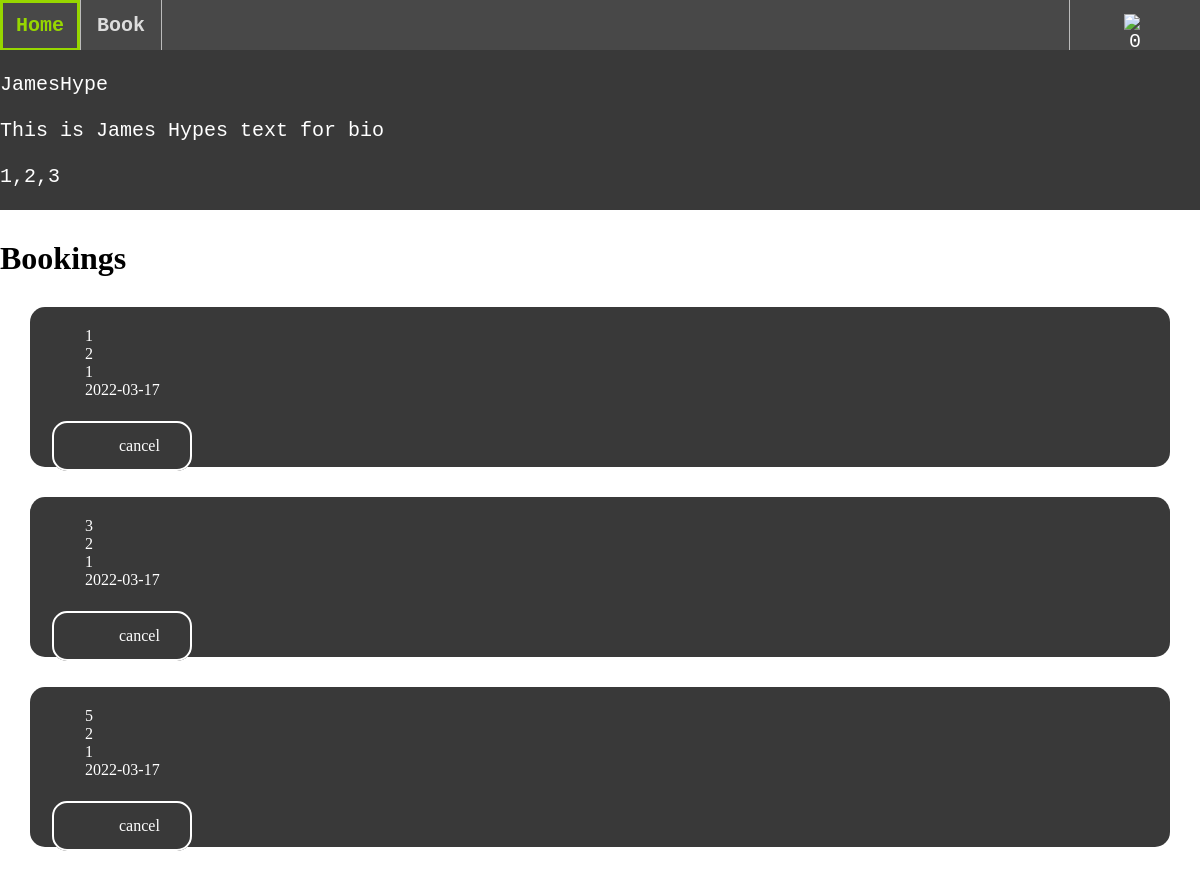
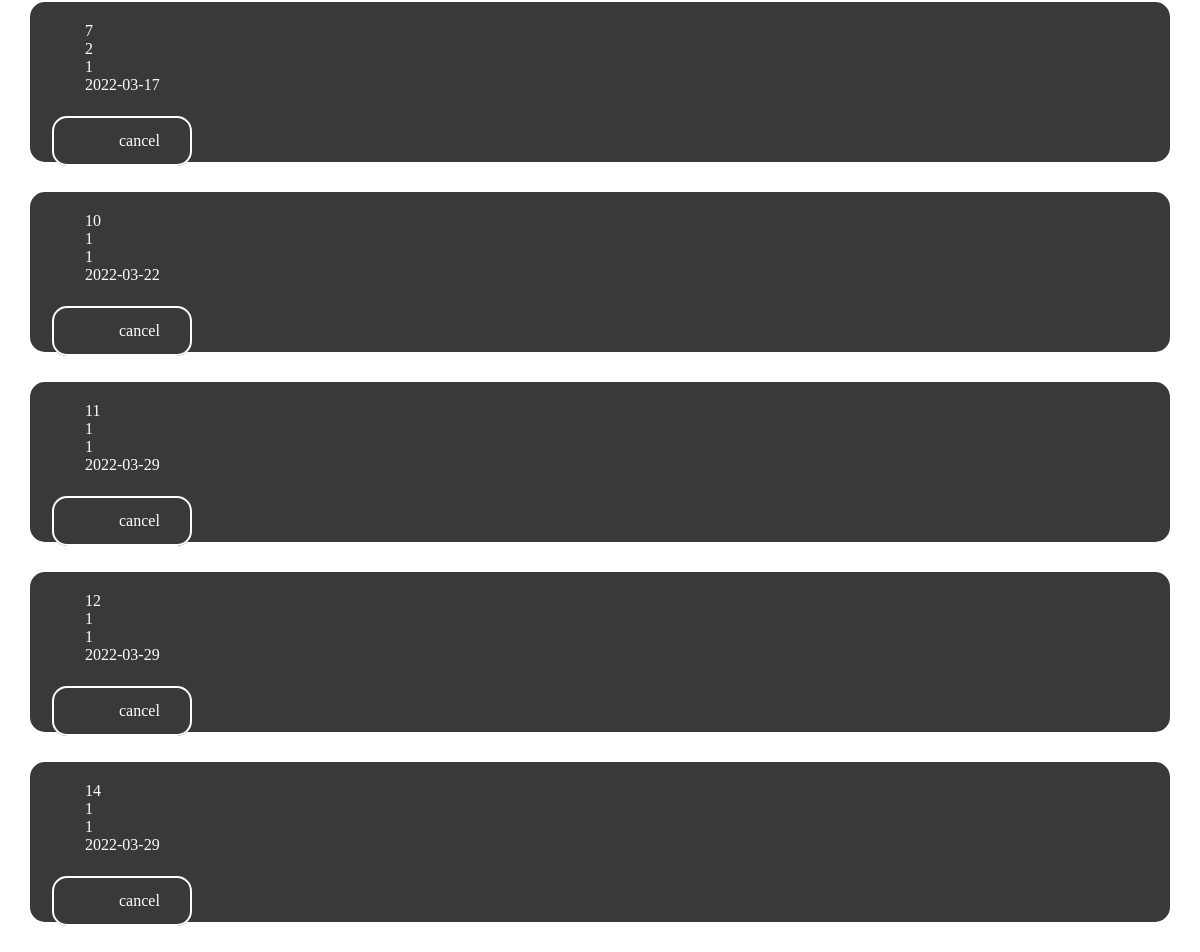
Screenshot of /profile (signed in) with the database file from the repository (2 pictures, top to bottom).
### tables this page shows
CREATE TABLE bookings (
  id INTEGER PRIMARY KEY AUTOINCREMENT,
  booker_id INTEGER NOT NULL,
  dj_id INTEGER NOT NULL,
  created DATE NOT NULL DEFAULT CURRENT_DATE,
  bookedfor DATE NOT NULL DEFAULT CURRENT_DATE,
  FOREIGN KEY (booker_id) REFERENCES users(id)
  FOREIGN KEY (dj_id) REFERENCES djs(id)
);

### app.py (the view)
@app.route('/profile')
def get_profile():
    if  'userinfo' in session:
        bookings = []
        if session['userinfo']['type'] == 'dj': #if user is dj show the bookings that book them
            bookings = db.getDJBookings(session['userinfo']['id'])
        elif (session['userinfo']['type'] == 'customer'): #if customer show the bookings they have made
            bookings = db.getCustomerBookings(session['userinfo']['id'])
        else:
            bookings = db.getAllBookings() #else show all of the bookling make
        return(render_template('profile.html',user = session['userinfo'],loggedIn = True, bookings = bookings))
    else:
        return(render_template('login.html',error=""))

### db.py (called while the page is built)
def get_db():
    db = None
    if not db:
        try:
            db = sqlite3.connect(
                current_app.config['DATABASE'] )
        except Exception as e:
            print(e)
    return db

def getDJBookings(id):
    db = get_db()
    cur = db.cursor()
    cur.execute("SELECT * FROM bookings where dj_id = (?)", [id])
    try: bookings = list(cur.fetchall())
    except: return False
    return bookings

### templates/profile.html
{% extends "layout.html" %}
{% block content %}
<div class="fix-div" id = "djListHeader" >
    <br>
    <div class ="username">{{user.username}}</div>
    <br>
    <div class ="bio">{{user.bio}}</div>
    <br>
    <div class ="genres">{{user.genres}}</div>
</div>
<div class = "wrapper">
    <h1>Bookings </h1>
    {%for booking in bookings %}
    <div class = "djContainer">
        <p>{{booking.0}}</p>
        <p>{{booking.1}}</p>
        <p>{{booking.2}}</p>
        <p>{{booking.3}}</p>
        <br>
        <a class= "button" href = "">cancel</a>
    </div>
    {% endfor %}
</div>
{% endblock %}

### static/css/main.css (style rules this page uses)
* { border: 0; padding: 0; margin: 0; }
#djListHeader { background-color: #393939; color: white; text-decoration: none; font-size: 20px; font-family: 'Courier New', Courier, monospace; text-align: left; }
.djContainer { background-color: #393939; color: white; height:120px; margin: 30px 30px; border-radius: 15px; text-align: left; text-indent: 35px; padding: 20px; }
div a { outline: 2px solid #DCDCDC; outline-offset: -2px; text-decoration: inherit; display: block; color:#DCDCDC; text-align: center; position: relative; padding: 14px 16px; border-radius: 15px; }
.button { color:#ffffff; outline: 2px solid #ffffff; outline-offset: -2px; color:#ffffff ; background-color: #393939; padding: 16px 32px; text-align: center; text-decoration: none; display: inline-block; font-size: 16px; margin: 4px 2px; cursor: pointer; }
.fix-div { position:fixed; z-index: 10; top: 0 ; height:160px; width:100%; margin-top: 50px }
.wrapper { position: relative; z-index: 1; height:60% ; width: 100%; margin-top:240px }

### rows the page displays
bookings: id "1", booker "2", dj "1", created "2022-03-17"
bookings: id "3", booker "2", dj "1", created "2022-03-17"
bookings: id "5", booker "2", dj "1", created "2022-03-17"
bookings: id "7", booker "2", dj "1", created "2022-03-17"
bookings: id "10", booker "1", dj "1", created "2022-03-22"
bookings: id "11", booker "1", dj "1", created "2022-03-29"
bookings: id "12", booker "1", dj "1", created "2022-03-29"
bookings: id "14", booker "1", dj "1", created "2022-03-29"

### other values shown
{{ user.username }} "JamesHype"
{{ user.bio }} "This is James Hypes text for bio"
{{ user.genres }} "1,2,3"
